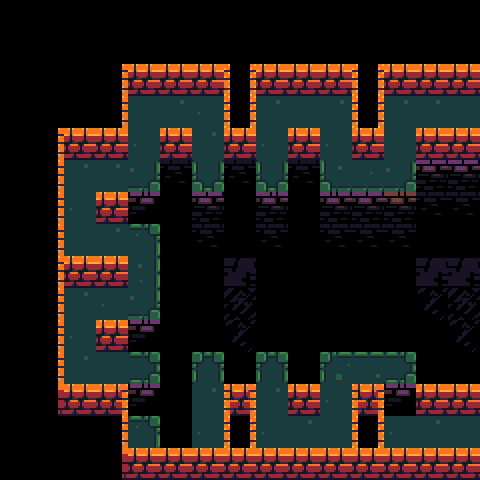

This game map was drawn from its Tiled (.tmx) file and the tilesets committed beside it. A one-line description and the full map source follow:
An orthogonal 15x15 tile map with 32x32 px tiles, 4 tile layers (ground, death, walls, guff), 2 tilesets and 9 objects (4x block, 3x torch, 2x connection).

<map version="1.0" tiledversion="1.1.5" orientation="orthogonal" renderorder="right-down" width="15" height="15" tilewidth="32" tileheight="32" infinite="0" nextobjectid="53">
 <properties>
  <property name="number" value="33" />
 </properties>
 <tileset firstgid="1" source="brown.tsx" />
 <tileset firstgid="166" source="tower-tileset.tsx" />
 <layer name="ground" width="15" height="15">
  <data encoding="csv">
0,0,0,0,0,0,0,0,0,0,0,0,0,0,0,
0,0,0,0,0,0,0,0,0,0,0,0,0,0,0,
0,0,0,0,0,0,0,0,0,0,0,0,0,0,0,
0,0,0,0,55,37,28,0,37,55,37,0,37,37,55,
0,0,0,0,28,0,37,0,28,0,28,0,55,0,0,
0,0,37,37,66,0,58,0,58,0,64,65,66,0,0,
0,0,28,0,0,0,0,0,0,0,0,0,0,0,0,
0,0,55,37,46,0,0,0,0,0,0,0,0,0,0,
0,0,0,0,56,0,0,0,0,0,0,0,0,0,0,
0,0,37,28,66,0,0,0,0,0,0,0,0,0,0,
0,0,28,0,0,0,0,0,0,0,0,0,0,0,0,
0,0,37,55,48,0,49,0,49,0,44,45,48,0,0,
0,0,0,0,0,0,37,0,37,0,28,0,0,0,0,
0,0,0,0,46,0,28,0,28,37,55,0,28,37,0,
0,0,0,0,0,0,0,0,0,0,0,0,0,0,0
</data>
 </layer>
 <layer name="death" width="15" height="15">
  <data encoding="csv">
0,0,0,0,0,0,0,0,0,0,0,0,0,0,0,
0,0,0,0,0,0,0,0,0,0,0,0,0,0,0,
0,0,0,0,0,0,0,0,0,0,0,0,0,0,0,
0,0,0,0,0,0,0,0,0,0,0,0,0,0,0,
0,0,0,0,0,0,0,0,0,0,0,0,0,0,0,
0,0,0,0,0,89,0,89,0,89,0,0,0,79,79,
0,0,0,0,80,4,79,4,100,4,98,79,265,89,89,
0,0,0,0,0,4,89,4,89,4,89,89,89,0,0,
0,0,0,0,0,4,0,0,0,0,0,0,0,0,0,
0,0,0,0,0,4,4,4,4,4,4,4,0,0,0,
0,0,0,0,80,4,4,4,4,4,4,4,4,4,0,
0,0,0,0,0,4,0,4,0,4,0,0,0,4,4,
0,0,0,0,80,4,0,0,0,0,0,0,80,0,0,
0,0,0,0,0,4,0,0,0,0,0,0,0,0,0,
0,0,0,0,0,0,0,0,0,0,0,0,0,0,0
</data>
 </layer>
 <layer name="walls" width="15" height="15">
  <data encoding="csv">
0,0,0,0,0,0,0,0,0,0,0,0,0,0,0,
0,0,0,0,0,0,0,0,0,0,0,0,0,0,0,
0,0,0,14,12,12,12,16,12,12,12,16,12,12,12,
0,0,0,14,0,0,0,16,0,0,0,16,0,0,55,
0,14,12,12,0,12,0,12,0,12,0,12,0,12,12,
0,14,0,0,0,0,0,0,0,0,0,0,0,0,0,
0,14,0,12,0,0,0,0,0,0,0,0,0,0,0,
0,14,0,0,0,0,0,0,0,0,0,0,0,0,0,
0,14,12,12,0,0,0,0,0,0,0,0,0,0,0,
0,14,0,0,0,0,0,0,0,0,0,0,0,0,0,
0,14,0,12,0,0,0,0,0,0,0,0,0,0,0,
0,14,0,0,0,0,0,0,0,0,0,0,0,0,0,
0,24,12,23,0,0,0,33,0,12,0,33,0,12,12,
0,0,0,14,0,0,0,16,0,0,0,16,0,0,55,
0,0,0,24,12,12,12,12,12,12,12,12,12,12,12
</data>
 </layer>
 <objectgroup name="objects">
  <object id="9" name="73" type="connection" x="416" y="96" width="32" height="32">
   <properties>
    <property name="dir" value="left" />
    <property name="to" value="70" />
   </properties>
  </object>
  <object id="10" name="74" type="connection" x="416" y="416" width="32" height="32">
   <properties>
    <property name="dir" value="left" />
    <property name="to" value="75" />
   </properties>
  </object>
  <object id="39" type="block" x="256" y="160" width="32" height="32" />
  <object id="47" type="block" x="128" y="352" width="32" height="32" />
  <object id="48" type="block" x="192" y="352" width="32" height="32" />
  <object id="49" type="block" x="384" y="352" width="32" height="32" />
  <object id="50" type="torch" x="288" y="64" width="32" height="32" />
  <object id="51" type="torch" x="160" y="64" width="32" height="32" />
  <object id="52" type="torch" x="416" y="64" width="32" height="32" />
 </objectgroup>
 <layer name="guff" width="15" height="15">
  <data encoding="csv">
0,0,0,0,0,0,0,0,0,0,0,0,0,0,0,
0,0,0,0,0,0,0,0,0,0,0,0,0,0,0,
0,0,0,0,0,0,0,0,0,0,0,0,0,0,0,
0,0,0,0,0,0,0,0,0,0,0,0,0,0,0,
0,0,0,0,0,0,0,0,0,0,0,0,0,0,0,
0,0,0,0,0,0,0,0,0,0,0,0,0,0,0,
0,0,0,0,0,0,0,0,0,0,0,0,0,0,0,
0,0,0,0,0,0,0,0,0,0,0,0,0,0,0,
0,0,0,0,0,0,0,256,0,0,0,0,0,256,256,
0,0,0,0,0,0,0,257,0,0,0,0,0,258,257,
0,0,0,0,0,0,0,258,0,0,0,0,0,0,258,
0,0,0,0,0,0,0,0,0,0,0,0,0,0,0,
0,0,0,0,0,0,0,0,0,0,0,0,0,0,0,
0,0,0,0,0,0,0,0,0,0,0,0,0,0,0,
0,0,0,0,0,0,0,0,0,0,0,0,0,0,0
</data>
 </layer>
</map>
